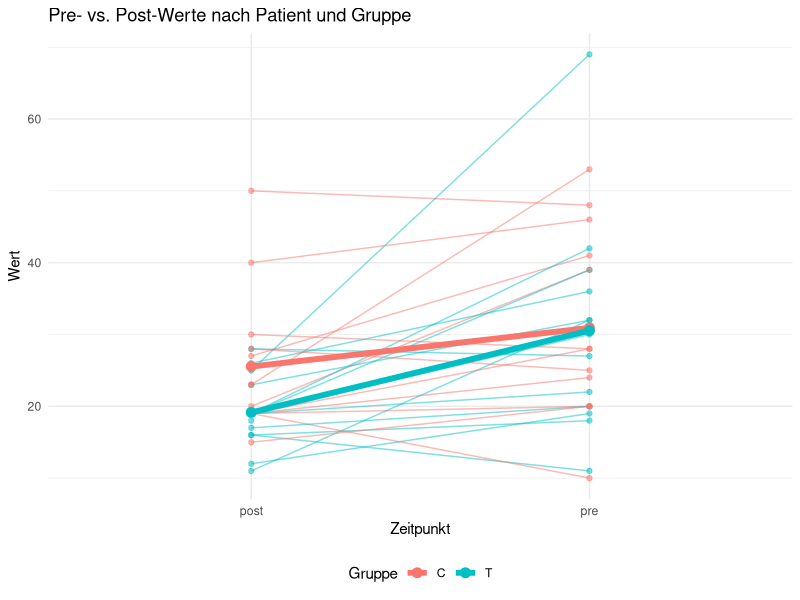

Write the R code that produced this figure.
setwd("/home/alex/PLUS/WS2025/einfR/introductionR/exercise1/.")
data_frame <- read.delim(file = "GluLevelsData.txt", header = TRUE)

print("Summary output: ")
summary(data_frame)
str(data_frame)

group_t <- subset(data_frame, group == "T")
group_c <- subset(data_frame, group == "C")

print("group_T Output: ")
summary(group_t)

print("group_C Output: ")
summary(group_c)

sd_t_pre <- sd(group_t$pre, na.rm = TRUE)
sd_t_post <- sd(group_t$post, na.rm = TRUE)

print(paste("Standard deviation group T pre: ", sd_t_pre))
print(paste("Standard deviation group T post: ", sd_t_post))

sd_c_pre <- sd(group_c$pre, na.rm = TRUE)
sd_c_post <- sd(group_c$post, na.rm = TRUE)

print(paste("Standard deviation group C pre: ", sd_c_pre))
print(paste("Standard deviation group C post: ", sd_c_post))


# Exercise1f via help from ChatGPT
library(tidyverse)

# Daten vorbereiten
data <- tribble(
    ~group, ~patient, ~pre, ~post,
    "T", "1A", 69, 25,
    "T", "2B", 32, 23,
    "T", "3C", 36, 26,
    "T", "4D", 42, 19,
    "T", "5E", NA, 18,
    "T", "6F", 30, 19,
    "T", "7G", 27, 28,
    "T", "8H", 18, 16,
    "T", "9I", 19, 12,
    "T", "10J", 11, 16,
    "T", "11K", 32, 11,
    "T", "13M", 39, 19,
    "T", "14N", 22, 19,
    "T", "16P", 20, 17,
    "C", "1a", 48, 50,
    "C", "2b", 41, 27,
    "C", "3c", 53, 23,
    "C", "4d", 28, 19,
    "C", "5e", 28, 30,
    "C", "6f", NA, 23,
    "C", "7g", 25, 28,
    "C", "8h", 46, 40,
    "C", "9i", 20, 15,
    "C", "10j", 39, 20,
    "C", "11k", 20, 19,
    "C", "12l", 10, 19,
    "C", "13m", 24, 19,
    "C", "14n", 20, NA
)

# Daten in langes Format
data_long <- data %>%
    pivot_longer(cols = c(pre, post), names_to = "time", values_to = "value")

# Gruppendurchschnitt berechnen
group_mean <- data_long %>%
    group_by(group, time) %>%
    summarize(mean_value = mean(value, na.rm = TRUE), .groups = "drop")

# Plot erstellen
ggplot() +
    # Linien für einzelne Patienten
    geom_line(
        data = data_long, aes(x = time, y = value, group = patient, color = group),
        size = 0.5, alpha = 0.5
    ) +
    geom_point(
        data = data_long, aes(x = time, y = value, group = patient, color = group),
        size = 1.5, alpha = 0.5
    ) +
    # Dicke Linie für Gruppendurchschnitt
    geom_line(
        data = group_mean, aes(x = time, y = mean_value, color = group, group = group),
        size = 2
    ) +
    geom_point(data = group_mean, aes(x = time, y = mean_value, color = group), size = 3) +
    theme_minimal() +
    labs(
        title = "Pre- vs. Post-Werte nach Patient und Gruppe",
        x = "Zeitpunkt",
        y = "Wert",
        color = "Gruppe"
    ) +
    theme(legend.position = "bottom")
